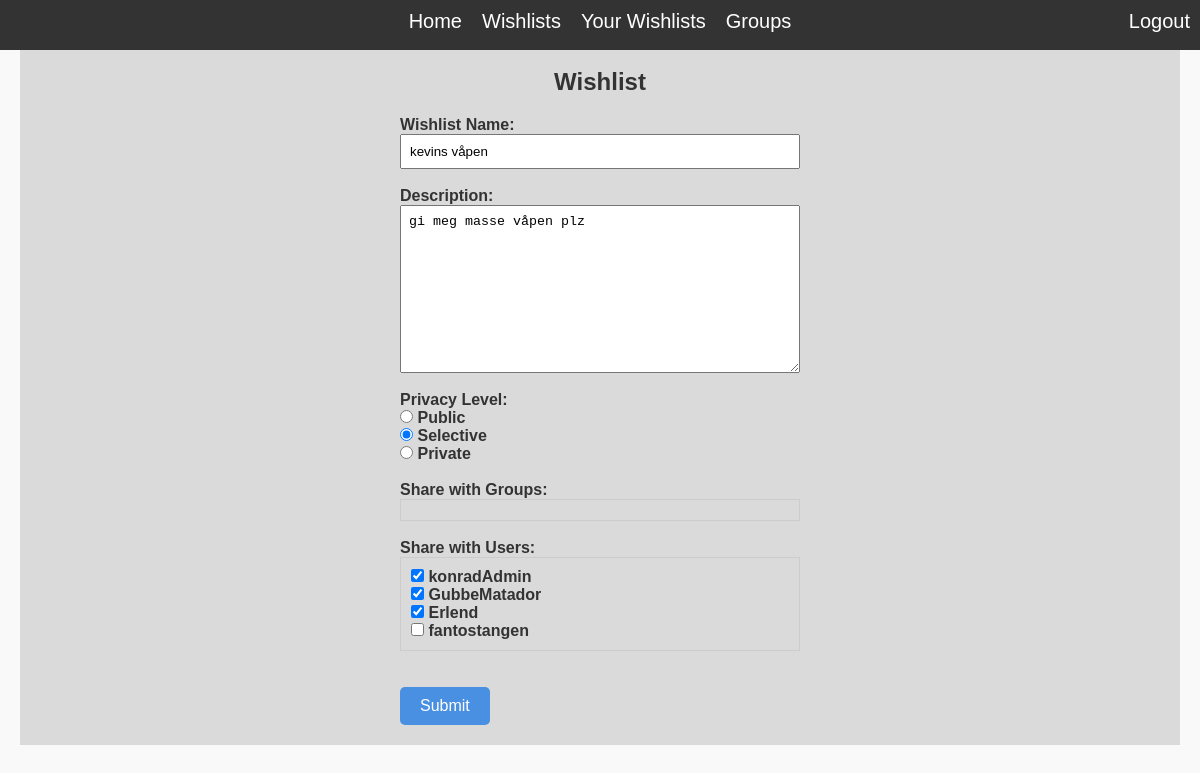
Before: /wishlist/3/edit (signed in) with the older database file.
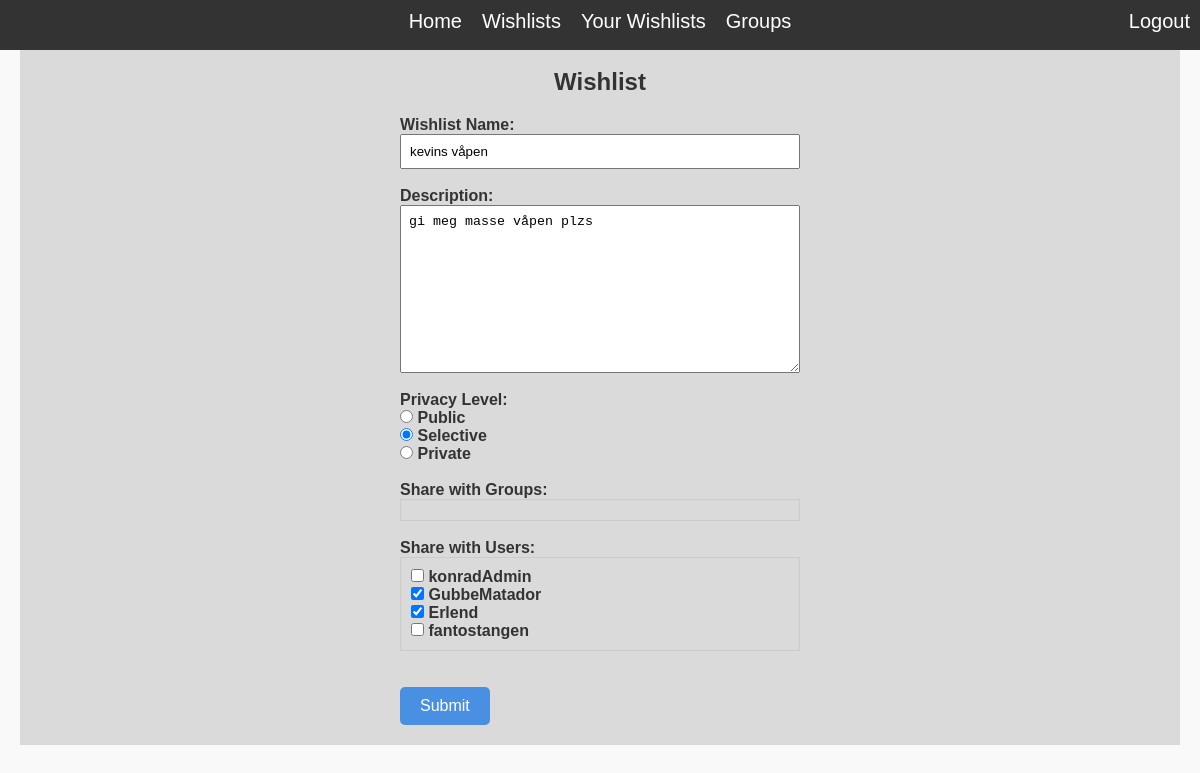
After: the same page with the newer database file.
### wishlistManager/models.py (models this page shows, shortened)
class Wishlist(models.Model):
    name = models.CharField(max_length=100)
    description = models.TextField()
    date_created = models.DateTimeField(auto_now_add=True)
    date_modified = models.DateTimeField(auto_now=True)
    privacy_level = models.IntegerField(default=0)
    user = models.ForeignKey('auth.User', related_name='created_wishlists', on_delete=models.CASCADE)
    groups_with_permission = models.ManyToManyField(WishlistGroup, related_name='wishlists', blank=True, null=True)
    users_with_permission = models.ManyToManyField('auth.User', related_name='wishlists', blank=True, null=True)
    def user_is_creator(self, user):
        return self.user == user

### wishlistManager/views.py (the view)
# urls.py: path('edit', views.edit_wishlist_view, name='edit_wishlist'),
@login_required
def edit_wishlist_view(request, wishlist_id):
    wishlist=get_object_or_404(Wishlist, id=wishlist_id)
    if wishlist.user_is_creator(request.user) == False:
        url = reverse('wishlist_detail', args=[wishlist_id])
        return redirect(url)
    if request.method == "POST":
        form = WishlistForm(request.POST, user = request.user, instance=wishlist)
        if form.is_valid():
            form.save()
            url = reverse('wishlist_detail', args=[wishlist_id])
            return redirect(url)
    else:
        form = WishlistForm(user = request.user, instance=wishlist)
    context = {'form':form}
    return render(request, 'wishlist/create_wishlist.html', context)

### wishlistManager/templates/wishlist/create_wishlist.html (shortened to what this page needs)
{% extends "base.html" %}
{% load static %}
    {% block content %}
        <h2>Wishlist</h2>
        <form method = "POST">
            {% for field in form %}
                <div class="form-group">
                    {{field.label_tag}}
                    {{field}}
                </div>
                <br>
            {% endfor %}
            <br>
            <button type="submit" class="btn">Submit </button>
        </form>
    {% endblock %}

Changed rows visible on the page:
changed Wishlist "kevins våpen": description "gi meg masse våpen plz" → "gi meg masse våpen plzs"
Other visible differences:
form field users_with_permission: "☑ ☑ ☑ ☐" → "☐ ☑ ☑ ☐"
